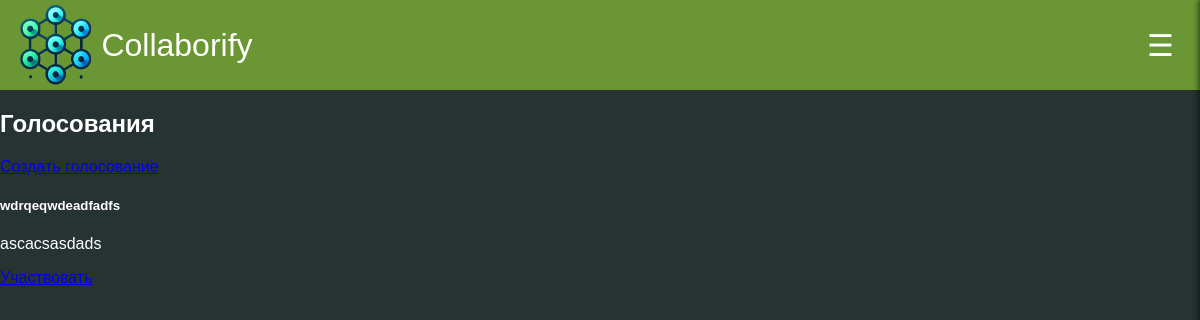
/voting/ (signed in), run on an earlier commit of the app's database.
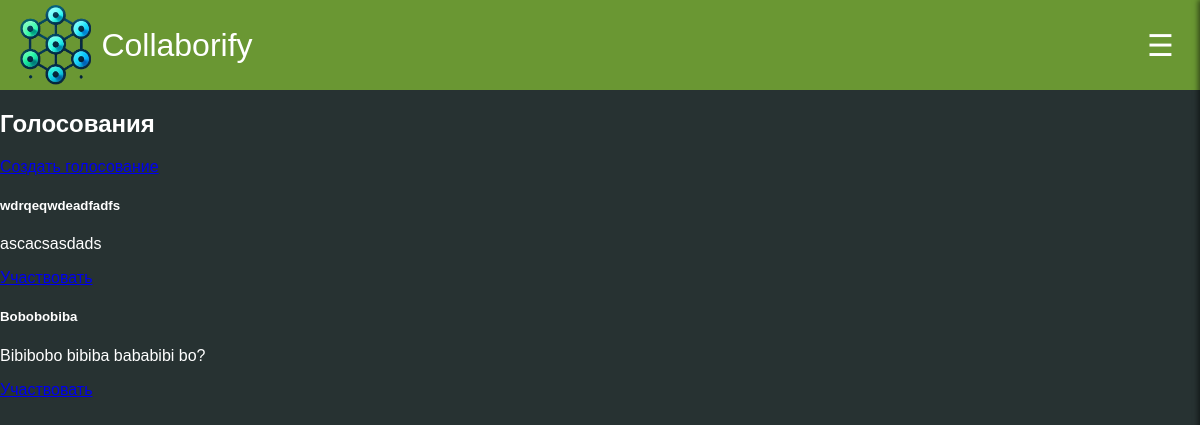
And on a later commit of the database.
### voting/models.py (models this page shows, shortened)
class Voting(models.Model):
    title = models.CharField(
        max_length=200,
        verbose_name='Название'
    )
    description = models.TextField(
        verbose_name='Описание'
    )
    created_at = models.DateTimeField(
        auto_now_add=True
    )
    creator = models.ForeignKey(
        CustomUser,
        on_delete=models.CASCADE,
        related_name='created_votings'
    )
    is_active = models.BooleanField(
        default=True
    )
    class Meta:
        verbose_name = 'Голосование'
        verbose_name_plural = 'Голосования'

### voting/views.py (the view)
# urls.py: path('', views.voting_list, name='list'),
@login_required
def voting_list(request):
    votings = Voting.objects.filter(is_active=True)
    return render(request, 'voting/voting_list.html', {'votings': votings})

### templates/voting/voting_list.html
{% extends 'base.html' %}
{% load static %}
{% block content %}
<div class="container mt-4">
    <link rel="stylesheet" href="{% static 'css/form.css' %}">
    <h2>Голосования</h2>
    <a href="{% url 'voting:create' %}" class="btn btn-primary mb-3">Создать голосование</a>
    <div class="row">
        {% for voting in votings %}
            <div class="col-md-6 mb-4">
                <div class="card">
                    <div class="card-body">
                        <h5 class="card-title">{{ voting.title }}</h5>
                        <p class="card-text">{{ voting.description|truncatewords:30 }}</p>
                        <a href="{% url 'voting:detail' voting.pk %}" class="btn btn-primary">
                            Участвовать
                        </a>
                    </div>
                </div>
            </div>
        {% empty %}
            <p>Нет активных голосований</p>
        {% endfor %}
    </div>
</div>
{% endblock %}

What changed in the data, as far as the page shows it:
added Voting: title "Bobobobiba", description "Bibibobo bibiba bababibi bo?"
